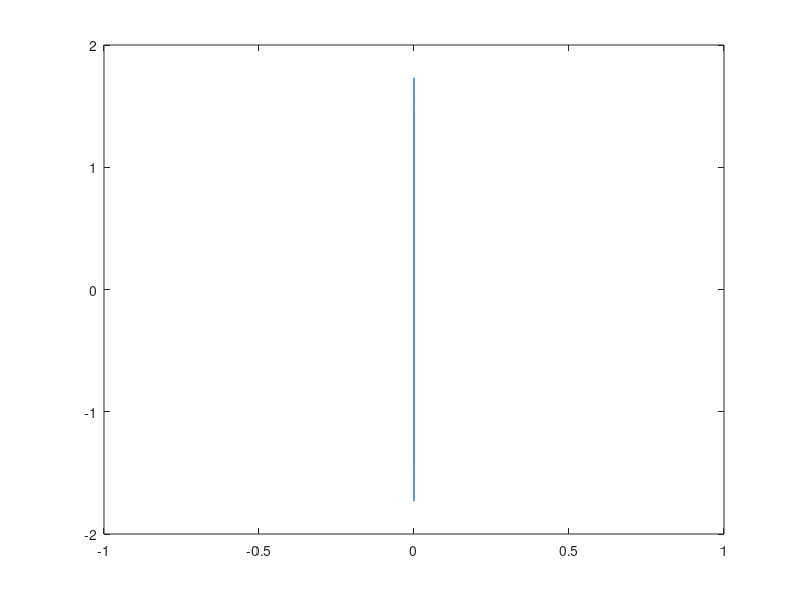
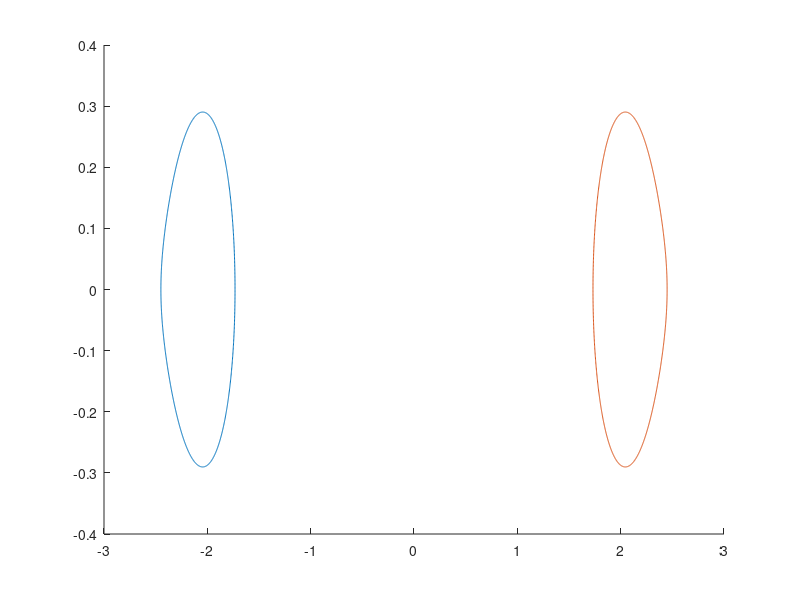

The MATLAB script that drew these images, in order:
clear
clc
N = 1000;

theta = (2*pi/N) .* (0:N);

plot( 3*1i*sin(theta) ./ ( 2 + cos(theta) ) )
z = @(z) (4.*z)/(6-2.*z) - .5*sqrt( ( (16.*z.^2) ./ (9- 6.*z + z.^2) )  + 4 ) ;
p = @(z) -1 - 1.5.*z + sqrt(1 + z + (9/4).*z.^2);

x = -1.5:0.1:.5;
[x', real(z(x))']
[x', p(x)']

figure(2)
hold on  
plot( -2.*sqrt( 1- (exp(1i.*theta) ) ./ ( 3 + exp(-1i.*theta)) ) )
plot( 2.*sqrt( 1- (exp(1i.*theta) ) ./ ( 3 + exp(-1i.*theta)) ) )

r1 = @(z) -(1/8)*(sqrt(9*z.^4 - 40*z.^2) - 3.*z + 4);
r2 = @(z) (1/8)*(sqrt(9*z.^4 - 40*z.^2) - 3.*z + 4);
x = -3:.1:3
[x', real(r1(x)')]
[x', real(r2(x)')]










